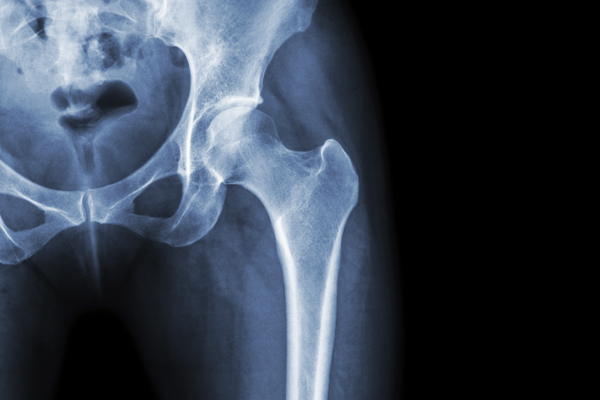
#> input picture trabalho_processamento/bin/Debug/netcoreapp3.1/img1.png, 600 x 400 px; the run also reads 1 picture not shown here
$ python Add.py
#> lines starting #> are read from the running program, lines starting #| are printed output that depends on the picture
import cv2

image1 = cv2.imread("img1.png")
#> image1 is the input picture: shape (400, 600, 3); mean B, G, R 76.2, 62.4, 53
image2 = cv2.imread("ImagemGaussiana.jpg")

image3 = cv2.add(image1, image2)
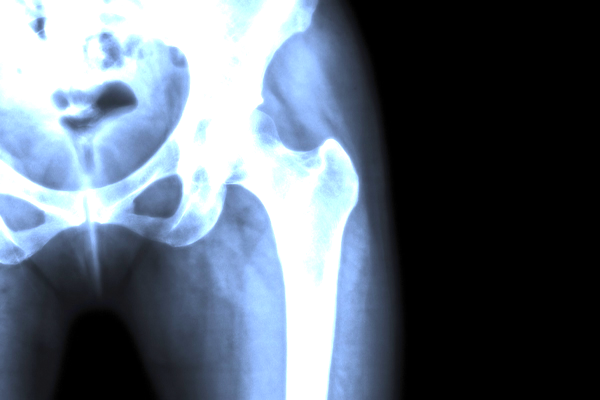
#> image3: shape (400, 600, 3); mean B, G, R 119.7, 105.9, 94.2
cv2.imwrite("imagemSoma.png", image3)
